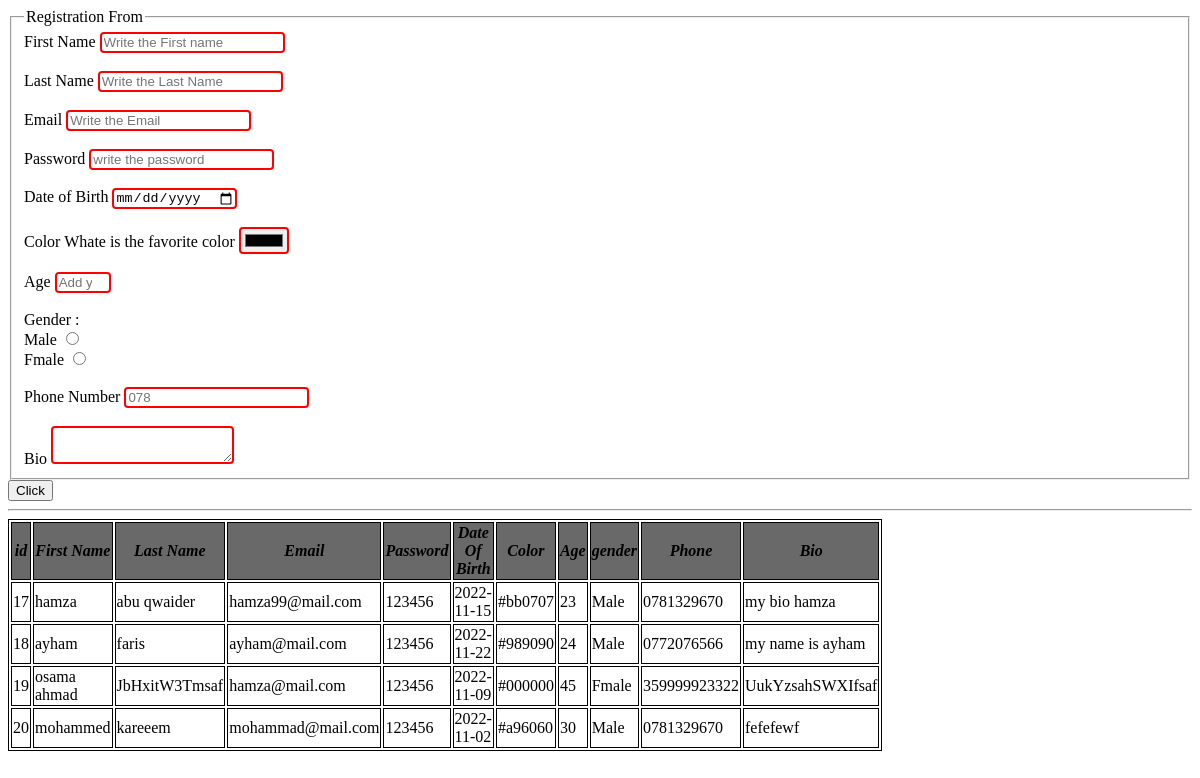
The page / on the database its author committed.
### tables this page shows
CREATE TABLE `informations` (
  `id` int(11) UNSIGNED NOT NULL,
  `first_name` varchar(30) NOT NULL,
  `last_name` varchar(30) NOT NULL,
  `email` varchar(30) NOT NULL,
  `password` varchar(50) NOT NULL,
  `data_birth` date NOT NULL,
  `color` varchar(20) NOT NULL,
  `age` varchar(20) NOT NULL,
  `gender` varchar(10) NOT NULL,
  `phone` varchar(50) NOT NULL,
  `bio` varchar(255) NOT NULL
);

### gat_data.php (called while the page is built, shortened)
<?php include './functions/connect.php';
function get_information()
{
    $connection = connect();
    $sql = "SELECT * FROM informations";
    $result = mysqli_query($connection, $sql);
    $informations = array();
    if (mysqli_num_rows($result) > 0) {
        while ($row = mysqli_fetch_object($result)) {
            $informations[] = $row;
        }
    }
    return $informations;
}

### index.php (the view, shortened to what this page needs)
<?php
include './gat_data.php';
$data = get_information();
?>
<!DOCTYPE html>
<html lang="en">
<head>
    <div class="my-5 d-flex justify-content-center align-items-center">
        <div class="my-5 d-flex justify-content-center align-items-center">
</head>
<body>
    <section>
        <form action="./store.php" method="POST">
            <fieldset>
                <legend>Registration From</legend>
                <div>
                    <label for="f_name">First Name</label>
                    <input type="text" name="first_name" placeholder="Write the First name">
                </div>
                <br>
                <div>
                    <label for="l_name">Last Name</label>
                    <input type="text" name="last_name" placeholder="Write the Last Name">
                </div>
                <br>
                <div>
                    <label for="u_email">Email</label>
                    <input type="email" name="email" placeholder="Write the Email">
                </div>
                <br>
                <div>
                    <label for="u_password">Password</label>
                    <input type="password" name="password" placeholder="write the password">
                </div>
                <br>
                <div>
                    <label for="u_birth">Date of Birth</label>
                    <input type="date" name="birth" placeholder="Add Birth date">
                </div>
                <br>
                <div>
                    <label for="u_color">Color</label>
                    <label for="">Whate is the favorite color</label>
                    <input type="color" name="color" id="u_color">
                </div>
                <br>
                <div>
                    <label for="u_age">Age</label>
                    <input type="number" name="age" min="18" max="50" placeholder="Add your age">
                </div>
                <br>
                <div>
                    <div>
                        <label for="gender_All">Gender : </label>
                    </div>
                    <div>
                        <label for="male">Male</label>
                        <input type="radio" name="gender" value="Male">
                    </div>
                    <div>
                        <label for="fmale">Fmale</label>
                        <input type="radio" name="gender" value="Fmale">
                    </div>
                    <br>
                    <div>
                        <label for="phone">Phone Number</label>
                        <input type="tel" name="phone" placeholder="078">
                    </div>
                    <br>
                    <div>
                        <label for="bio">Bio</label>
                        <textarea name="bio"></textarea>
                    </div>
            </fieldset>
            <button type="submit" class="btn btn-primary">Click</button>
        </form>
    </section>
    <hr>
    <section>
        <table width="60%" height="50%">
            <thead>
                <tr>
                    <th><i>id</i></th>
                    <th><i>First Name</i></th>
                    <th><i>Last Name</i></th>
                    <th><i>Email</i></th>
                    <th><i>Password</i></th>
                    <th><i>Date Of Birth</i></th>
                    <th><i>Color</i></th>
                    <th><i>Age</i></th>
                    <th><i>gender</i></th>
                    <th><i>Phone</i></th>
                    <th><i>Bio</i></th>
                </tr>
            </thead>
            <tbody>
                <?php foreach ($data as $info) : ?>
                    <tr>
                        <td><?= $info->id ?></td>
                        <td><?= $info->first_name ?></td>
                        <td><?= $info->last_name ?></td>
                        <td><?= $info->email ?></td>
                        <td><?= $info->password ?></td>
                        <td><?= $info->data_birth ?></td>
                        <td><?= $info->color ?></td>
                        <td><?= $info->age ?></td>
                        <td><?= $info->gender ?></td>
                        <td><?= $info->phone ?></td>
                        <td><?= $info->bio ?></td>
                    </tr>
                <?php endforeach; ?>
            </tbody>
        </table>
    </section>
</body>
</html>

### index.php (style rules this page uses)
table, th, td { border: 1px solid; }
input, textarea { border: 2px solid red; border-radius: 4px; }
th { background-color: dimgrey; }

### rows shown on the page
informations: id "17", first_name "hamza", last_name "abu qwaider", email "hamza99@mail.com", password "123456", data_birth "2022-11-15", color "#bb0707", age "23", gender "Male", phone "0781329670", bio "my bio hamza"
informations: id "18", first_name "ayham", last_name "faris", email "ayham@mail.com", password "123456", data_birth "2022-11-22", color "#989090", age "24", gender "Male", phone "0772076566", bio "my name is ayham"
informations: id "19", first_name "osama ahmad", last_name "JbHxitW3Tmsaf", email "hamza@mail.com", password "123456", data_birth "2022-11-09", color "#000000", age "45", gender "Fmale", phone "359999923322", bio "UukYzsahSWXIfsaf"
informations: id "20", first_name "mohammed", last_name "kareeem", email "mohammad@mail.com", password "123456", data_birth "2022-11-02", color "#a96060", age "30", gender "Male", phone "0781329670", bio "fefefewf"
